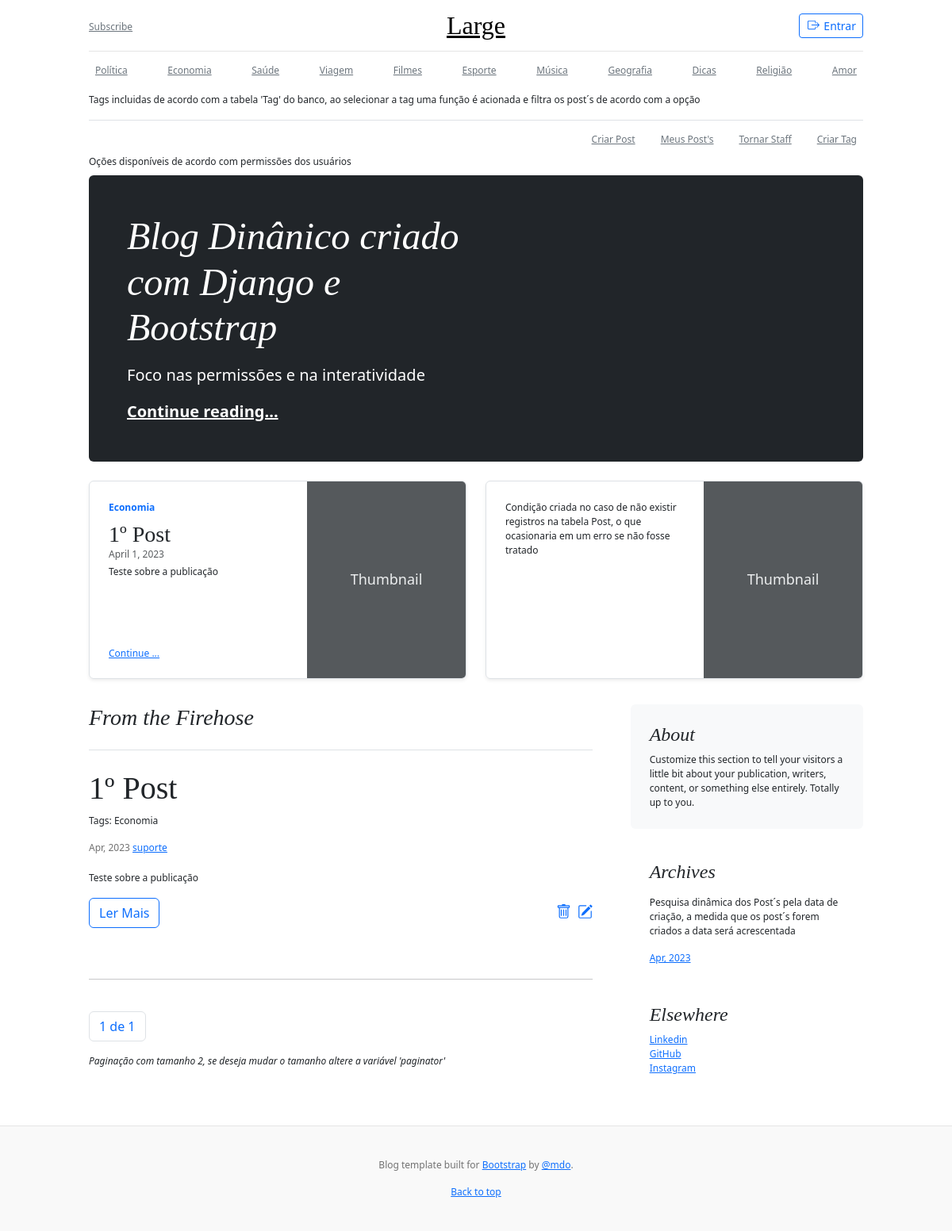
The page / on the database its author committed.
### blog/models.py (models this page shows, shortened)
class Tag(models.Model):
    name = models.CharField(max_length=10)
    def __str__(self):
        return self.name

class Post(models.Model):
    title = models.CharField(max_length=255)
    summary = models.CharField(max_length=255)
    content = models.TextField()
    date_create = models.DateField()
    tags = models.ManyToManyField(Tag)
    author = models.ForeignKey(User, on_delete=models.PROTECT, null=True, blank=True)
    def get_tags(self):
        return ", ".join([str(name) for name in self.tags.all()])

### blog/views.py (the view)
# urls.py: path('', index, name='index'),
def index(request):
    posts = Post.objects.all().order_by('-pk')
    ultimo = Post.objects.last()
    pnt = 0
    if posts.count() >= 2:
        pnt = posts[1]
    paginator = Paginator(posts, 2)
    page = request.GET.get('page')
    posts_page = paginator.get_page(page)
    context = {
        'ultimo': ultimo,
        'posts_page': posts_page,
        'pnt': pnt,
    }
    return render(request, 'blog/index.html', context)

### blog/views.py (called while the page is built)
def globais(request):
    posts = Post.objects.all().order_by('-pk')
    tags = Tag.objects.all()
    datas = []
    for post in posts:
        if post.date_create not in datas:
            datas.append(post.date_create)
    context = {
        'posts': posts,
        'tags': tags,
        'datas': datas,
    }
    return context

### blog/templates/blog/index.html (shortened to what this page needs)
{% extends 'blog/base.html' %}
{% load permission_tags %}
{% block thumb %}
<div class="row mb-2">
    <div class="col-md-6">
        <div class="row g-0 border rounded overflow-hidden flex-md-row mb-4 shadow-sm h-md-250 position-relative">
            <div class="col p-4 d-flex flex-column position-static">
                {% if ultimo %}
                <strong class="d-inline-block mb-2 text-primary">{{ ultimo.get_tags }}</strong>
                <h3 class="mb-0">{{ ultimo.title }}</h3>
                <div class="mb-1 text-body-secondary">{{ ultimo.date_create }}</div>
                <p class="card-text mb-auto">{{ ultimo.summary }}</p>
                <a href="{% url 'post_detail' ultimo.id %}" class="stretched-link">Continue ...</a>
                {% else %}
                <p class="card-text mb-auto">Não existe nenhum registro no banco</p>
                {% endif %}
            </div>
            <div class="col-auto d-none d-lg-block">
                <svg class="bd-placeholder-img" width="200" height="250" xmlns="http://www.w3.org/2000/svg"
                     role="img" aria-label="Placeholder: Thumbnail" preserveAspectRatio="xMidYMid slice"
                     focusable="false"><title>Placeholder</title>
                    <text x="50%" y="50%" fill="#eceeef" dy=".3em">Thumbnail</text>
                </svg>
            </div>
        </div>
    </div>
    <div class="col-md-6">
        <div class="row g-0 border rounded overflow-hidden flex-md-row mb-4 shadow-sm h-md-250 position-relative">
            <div class="col p-4 d-flex flex-column position-static">
                {% if pnt %}
                <strong class="d-inline-block mb-2 text-primary text-success">{{ pnt.get_tags }}</strong>
                <h3 class="mb-0 ">{{ pnt.title }}</h3>
                <div class="mb-1 text-body-secondary">{{ pnt.date_create }}</div>
                <p class="card-text mb-auto">{{ pnt.summary }}</p>
                <a href="{% url 'post_detail' pnt.id %}" class="stretched-link">Continue ...</a>
                {% else %}
                <p class="card-text mb-auto">Condição criada no caso de não existir registros na tabela Post, o que
                    ocasionaria em um erro se não fosse tratado</p>
                {% endif %}
            </div>
            <div class="col-auto d-none d-lg-block">
                <svg class="bd-placeholder-img" width="200" height="250" xmlns="http://www.w3.org/2000/svg"
                     role="img" aria-label="Placeholder: Thumbnail" preserveAspectRatio="xMidYMid slice"
                     focusable="false"><title>Placeholder</title>
                    <text x="50%" y="50%" fill="#eceeef" dy=".3em">Thumbnail</text>
                </svg>
            </div>
        </div>
    </div>
</div>
{% endblock %}
{% block main %}
{% for post in posts_page.object_list %}
<article class="blog-post">
    <h2 class="blog-post-title">{{ post.title }}</h2>
    <p>Tags: {{ post.get_tags }}</p>
    <p class="blog-post-meta">{{ post.date_create|date:"M, Y" }} <a href="#">{{ post.author }}</a></p>
    <p>{{ post.summary }}</p>
    <a href="{% url 'post_detail' post.id %}">
        <button class="btn btn-small btn-outline-primary">Ler Mais</button>
    </a>
    {% if user|can:'criar_posts' %}
        {% if request.user == post.author or request.user.role == dono %}
        <a href="{% url 'post_edit' post.id %}" class="float-end pt-2">
        </a>
        {% endif %}
    {% endif %}
    {% if user|can:'tornar_staff' %}
    <a href="{% url 'post_delete' post.id %}" class="float-end pt-2 pe-2">
    </a>
    {% endif %}
</article>
<hr>
{% endfor %}
<nav aria-label="Page navigation example" class="pt-4 pb-5 mb-4">
    <ul class="pagination">
        <li class="page-item"><a class="page-link" href="#">{{ posts_page.number }} de {{ posts_page.paginator.num_pages }}</a></li>
    </ul>
    <em>Paginação com tamanho 2, se deseja mudar o tamanho altere a variável 'paginator'</em>
</nav>
{% endblock %}

### blog/templates/blog/base.html (shortened to what this page needs)
<!doctype html>
<html lang="pt-br" data-bs-theme="auto">
<head>
    <link href="https://cdn.jsdelivr.net/npm/bootstrap@5.3.0-alpha3/dist/css/bootstrap.min.css" rel="stylesheet"
>
    {% load permission_tags %}
</head>
<body>
<div class="container">
    <header class="blog-header lh-1 py-3">
        <div class="row flex-nowrap justify-content-between align-items-center">
            <div class="col-4 pt-1">
                <a class="link-secondary" href="#">Subscribe</a>
            </div>
            <div class="col-4 text-center">
                <a class="blog-header-logo text-body-emphasis" href="{% url 'index' %}">Large</a>
            </div>
            <div class="col-4 d-flex justify-content-end align-items-center">
                {% if request.user.is_authenticated %}
                <p class="pt-3 pe-4">Seja Bem-Vindo, {{ user.username }}</p>
                <a class="btn btn-sm btn-outline-secondary pt-1" href="{% url 'logout' %}">
                    <svg xmlns="http://www.w3.org/2000/svg" width="19" height="15" fill="currentColor"
                         class="bi bi-box-arrow-in-left" viewBox="0 0 16 16">
                        <path fill-rule="evenodd"
                              d="M10 3.5a.5.5 0 0 0-.5-.5h-8a.5.5 0 0 0-.5.5v9a.5.5 0 0 0 .5.5h8a.5.5 0 0 0 .5-.5v-2a.5.5 0 0 1 1 0v2A1.5 1.5 0 0 1 9.5 14h-8A1.5 1.5 0 0 1 0 12.5v-9A1.5 1.5 0 0 1 1.5 2h8A1.5 1.5 0 0 1 11 3.5v2a.5.5 0 0 1-1 0v-2z"/>
                        <path fill-rule="evenodd"
                              d="M4.146 8.354a.5.5 0 0 1 0-.708l3-3a.5.5 0 1 1 .708.708L5.707 7.5H14.5a.5.5 0 0 1 0 1H5.707l2.147 2.146a.5.5 0 0 1-.708.708l-3-3z"/>
                    </svg>
                    Logout</a>
                {% else %}
                <a class="btn btn-sm btn-outline-primary py-1" href="{% url 'login' %}">
                    Entrar</a>
                {% endif %}
            </div>
        </div>
    </header>
    <div class="nav-scroller py-2 mb-2">
        <nav class="nav d-flex justify-content-between">
            {% for tag in tags %}
            <a class="p-2 link-secondary" href="{% url 'tag' tag %}">{{ tag }}</a>
            {% endfor %}
        </nav>
    </div>
    <p>Tags incluidas de acordo com a tabela 'Tag' do banco, ao selecionar a tag uma função é acionada e filtra os post´s de acordo com a opção</p>
    {% if user|can:'criar_posts' %}
    <div class="nav-scroller py-2 border-top">
        <nav class="nav d-flex justify-content-between float-end">
            <a href="{% url 'post_page' %}" class="p-2 me-3 link-secondary">Criar Post</a>
            <a href="{% url 'my_posts' request.user.id %}" class="p-2 me-3 link-secondary">Meus Post's</a>
            {% if user|can:'tornar_staff' %}
            <a href="{% url 'staff_page' %}" class="p-2 me-3 link-secondary">Tornar Staff</a>
            {% endif %}
            {% if user|can:'criar_tags' %}
            <a href="{% url 'tag_page' %}" class="p-2 link-secondary">Criar Tag</a>
            {% endif %}
        </nav>
    </div>
    <p class="pt-0 mb-2">Oções disponíveis de acordo com permissões dos usuários</p>
    {% endif %}
</div>
<main class="container">
    <div class="p-4 p-md-5 mb-4 rounded text-bg-dark">
        <div class="col-md-6 px-0">
            <h1 class="display-4 fst-italic">Blog Dinânico criado com Django e Bootstrap</h1>
            <p class="lead my-3">Foco nas permissões e na interatividade</p>
            <p class="lead mb-0"><a href="#" class="text-white fw-bold">Continue reading...</a></p>
        </div>
    </div>
    {% block thumb %}
    {% endblock %}
    <div class="row g-5">
        <div class="col-md-8">
            <h3 class="pb-4 mb-4 fst-italic border-bottom">
                From the Firehose
            </h3>
            {% block main %}
            {% endblock %}
        </div>
        <div class="col-md-4">
            <div class="position-sticky" style="top: 2rem;">
                <div class="p-4 mb-3 bg-body-tertiary rounded">
                    <h4 class="fst-italic">About</h4>
                    <p class="mb-0">Customize this section to tell your visitors a little bit about your
                        publication,
                        writers, content, or something else entirely. Totally up to you.</p>
                </div>
                <div class="p-4">
                    <h4 class="fst-italic">Archives</h4>
                    <p class="pt-2">Pesquisa dinâmica dos Post´s pela data de criação, a medida que os post´s forem
                        criados a data será acrescentada</p>
                    <ol class="list-unstyled mb-0">
                        {% for data in datas %}
                        <li><a href="{% url 'archive' data %}">{{ data|date:"M, Y" }}</a></li>
                        {% endfor %}
                    </ol>
                </div>
                <div class="p-4">
                    <h4 class="fst-italic">Elsewhere</h4>
                    <ol class="list-unstyled">
                        <li><a href="https://www.linkedin.com/in/afonso-oliveira-93816020a/">Linkedin</a></li>
                        <li><a href="https://github.com/afonsoliveiraa">GitHub</a></li>
                        <li><a href="https://www.instagram.com/afonsoliveira_/">Instagram</a></li>
                    </ol>
                </div>
            </div>
        </div>
    </div>
</main>
<footer class="blog-footer">
    <p>Blog template built for <a href="https://getbootstrap.com/">Bootstrap</a> by <a href="https://twitter.com/mdo">@mdo</a>.
    </p>
    <p>
        <a href="#">Back to top</a>
    </p>
</footer>
</body>
</html>

### blog/templates/blog/base.html (style rules this page uses)
.bd-placeholder-img { font-size: 1.125rem; text-anchor: middle; -webkit-user-select: none; -moz-user-select: none; user-select: none; }
.bi { vertical-align: -.125em; fill: currentColor; }
.nav-scroller { position: relative; z-index: 2; height: 2.75rem; overflow-y: hidden; }
.nav-scroller .nav { display: flex; flex-wrap: nowrap; padding-bottom: 1rem; margin-top: -1px; overflow-x: auto; text-align: center; white-space: nowrap; -webkit-overflow-scrolling: touch; }
body { font-size: 12px; }
.container { max-width: 1000px; }
.blog-header { border-bottom: 1px solid #e5e5e5; }
.blog-header-logo { font-family: "Playfair Display", Georgia, "Times New Roman", serif; font-size: 2rem; }
h1, h2, h3, h4, h5, h6 { font-family: "Playfair Display", Georgia, "Times New Roman", serif; }
.display-4 { font-size: 2.5rem; }
@media (min-width: 768px) { .display-4 { font-size: 3rem; } }
@media (min-width: 768px) { .h-md-250 { height: 250px; } }
.blog-post { margin-bottom: 4rem; }
.blog-post-title { font-size: 2.5rem; }
.blog-post-meta { margin-bottom: 1.25rem; color: #727272; }
.blog-footer { padding: 2.5rem 0; color: #727272; text-align: center; background-color: #f9f9f9; border-top: .05rem solid #e5e5e5; }
.blog-footer p:last-child { margin-bottom: 0; }

### rows shown on the page
Tag: name "Política"
Tag: name "Economia"
Tag: name "Saúde"
Tag: name "Viagem"
Tag: name "Filmes"
Tag: name "Esporte"
Tag: name "Música"
Tag: name "Geografia"
Tag: name "Dicas"
Tag: name "Religião"
Tag: name "Amor"
Post: get_tags "Economia", title "1º Post", date_create "April 1, 2023", summary "Teste sobre a publicação", date_create "Apr, 2023", author "suporte", datas "Apr, 2023"

### other values the page prints
{{ posts_page.number }} "1"
{{ posts_page.paginator.num_pages }} "1"
